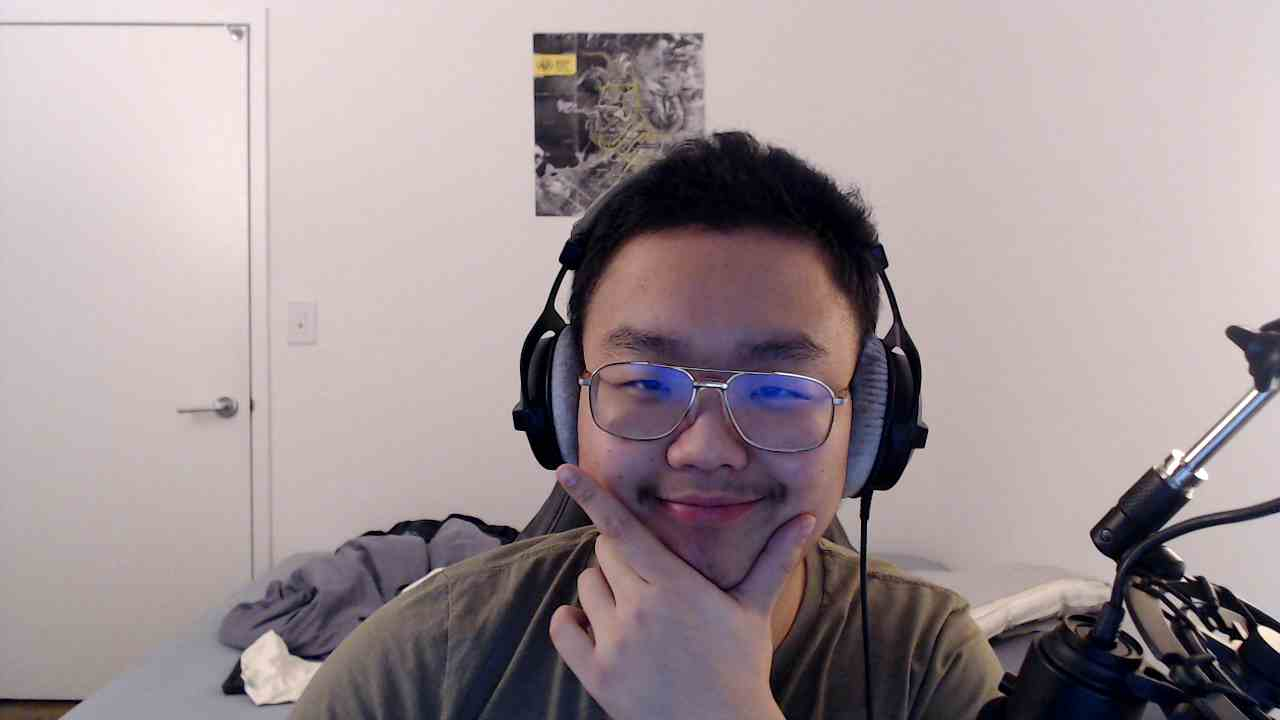
#> input picture chuwei0.jpg, 1280 x 720 px
$ python drawingonimages.py
#> lines starting #> are read from the running program, lines starting #| are printed output that depends on the picture
import numpy as np
import cv2

img = cv2.imread('chuwei0.jpg', cv2.IMREAD_COLOR)
#> img is the input picture: shape (720, 1280, 3); mean B, G, R 150.1, 147.7, 161
# Drawing a line
cv2.line(img, (0,0), (150,150), (255,255,0), 15)
# Drawing a rectangle
cv2.rectangle(img, (15,25), (200,150), (0,255, 0), 5)
# Drawing a circle
cv2.circle(img, (100,63), 55, (0,0,225), -1)

# Drawing Polygons
pts = np.array([[10,5],[20,30],[70,20],[50,10]], np.int32)
# pts = pts.reshape((-1,1,2))
cv2.polylines(img, [pts], True, (0,255,255), 3)

# Text on img
font = cv2.FONT_HERSHEY_SIMPLEX
cv2.putText(img, 'Big Teach', (0,130), font, 1, (200,255,255), 2, cv2.LINE_AA)
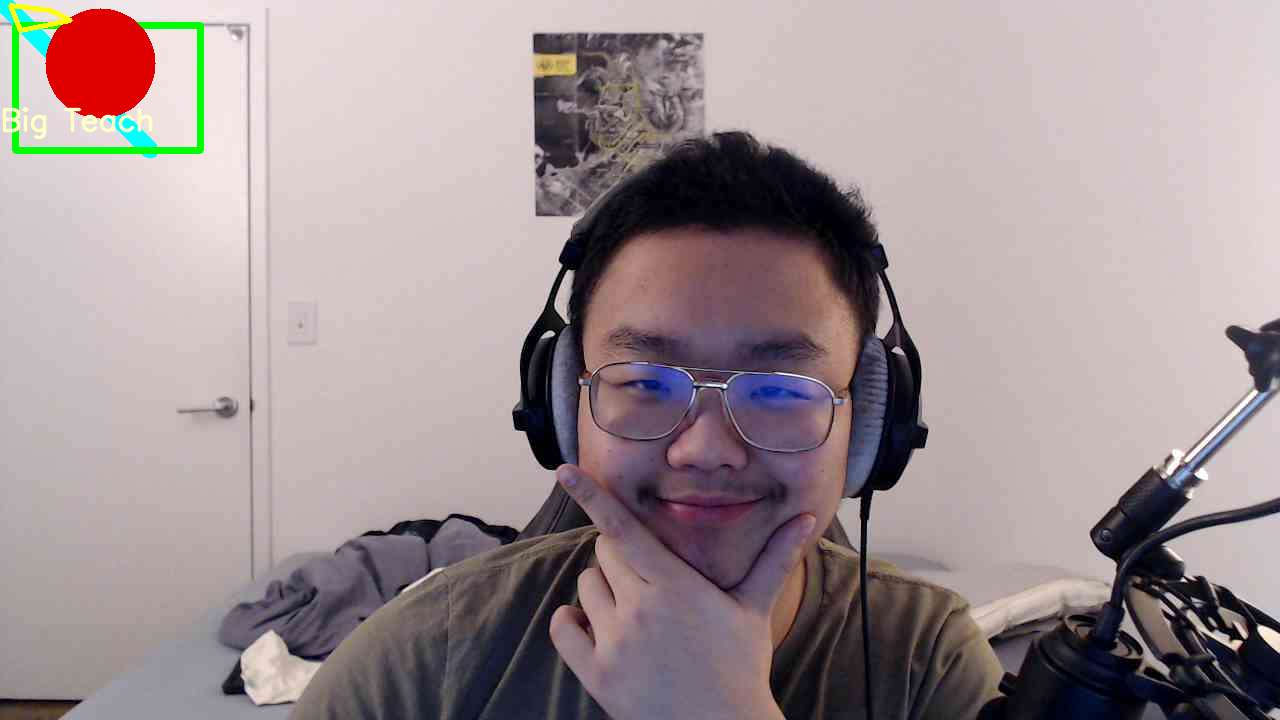
#> img: shape (720, 1280, 3); mean B, G, R 146.9, 145.8, 159.7


cv2.imshow('image', img)
cv2.waitKey(0)
cv2.destroyAllWindows()

$ run again, with chuwei1.jpg copied over chuwei0.jpg
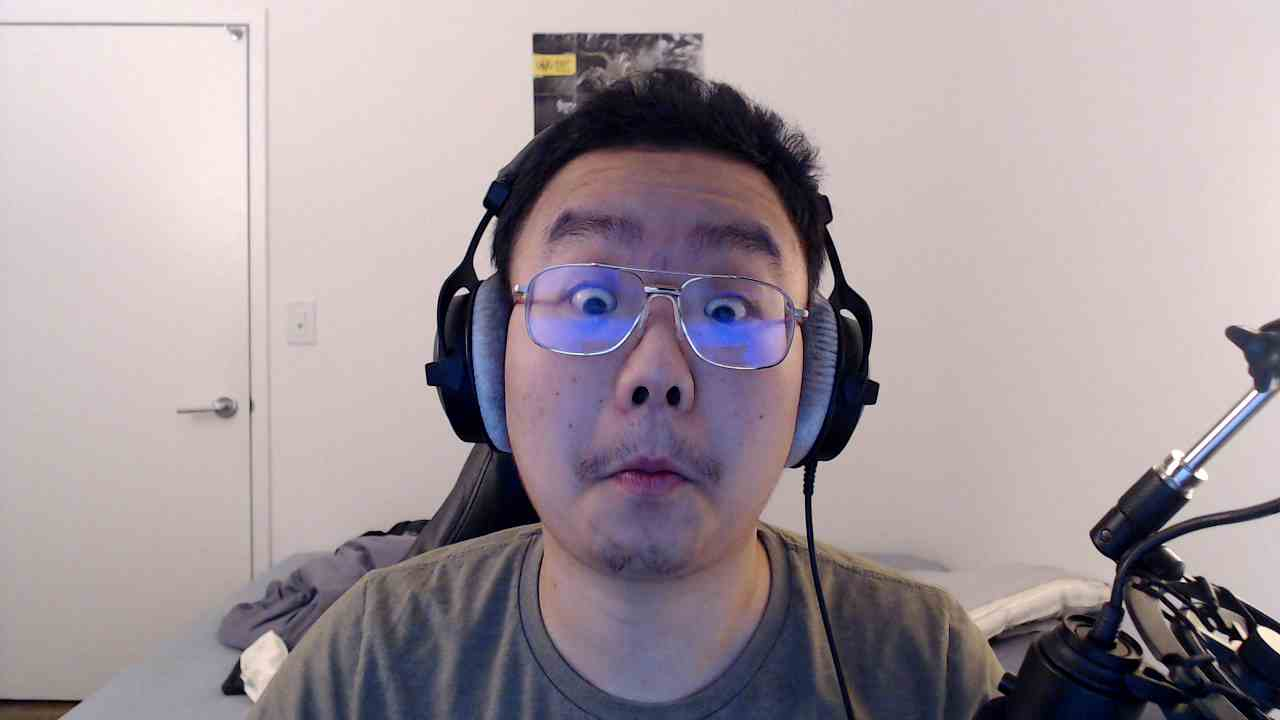
#> input picture chuwei1.jpg, 1280 x 720 px
#> img is the input picture: shape (720, 1280, 3); mean B, G, R 156.4, 151.3, 163.3
#> `cv2.putText(img, 'Big Teach', (0,130), font, 1, (200,255,255), 2, cv2...`:
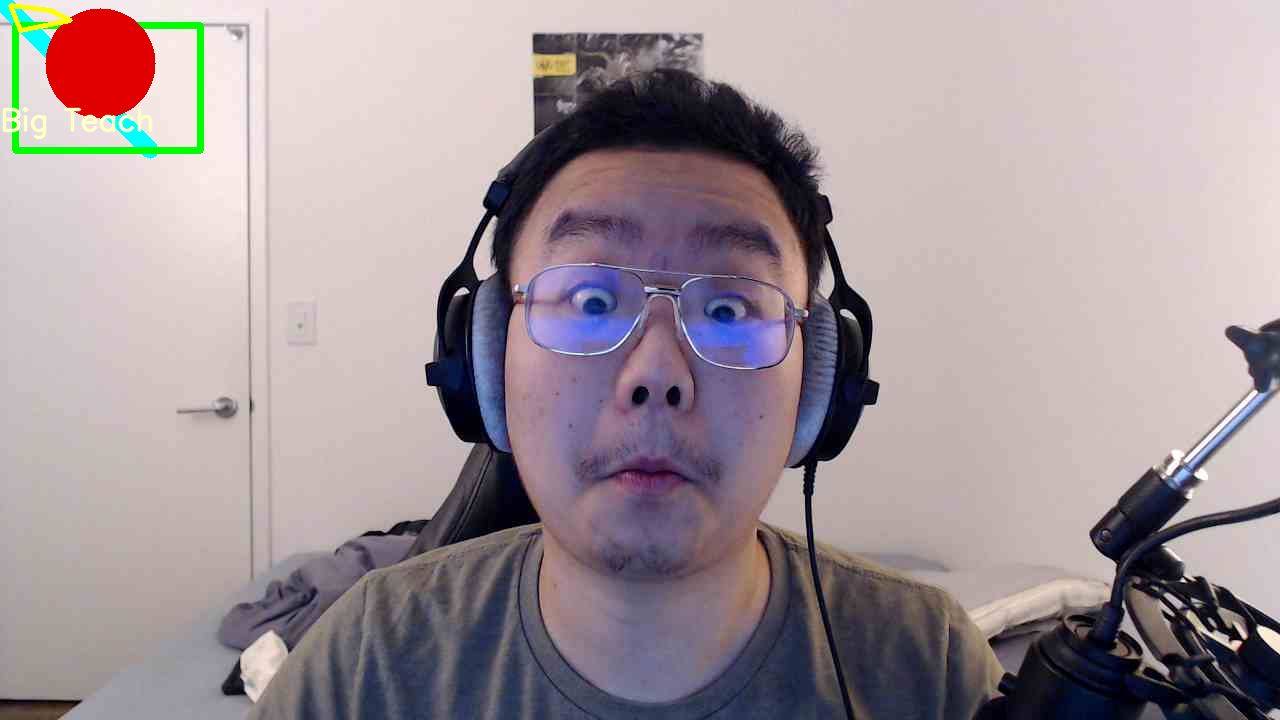
#> img: shape (720, 1280, 3); mean B, G, R 153.1, 149.2, 161.9

$ run again, with aaron.JPG copied over chuwei0.jpg
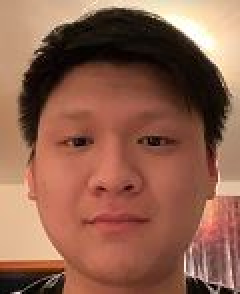
#> input picture aaron.JPG, 120 x 147 px (shown 2 times larger)
#> img is the input picture: shape (147, 120, 3); mean B, G, R 77.7, 97.1, 144.1
#> `cv2.circle(img, (100,63), 55, (0,0,225), -1)`:
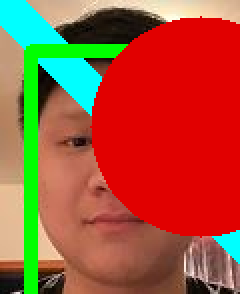
#> img: shape (147, 120, 3) (shown 2 times larger); mean B, G, R 57, 84.3, 163.9
#> `cv2.putText(img, 'Big Teach', (0,130), font, 1, (200,255,255), 2, cv2...`:
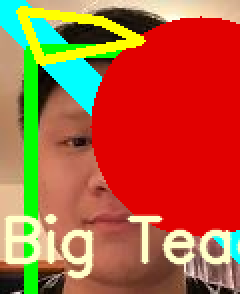
#> img: shape (147, 120, 3) (shown 2 times larger); mean B, G, R 60.2, 94.7, 177.4
